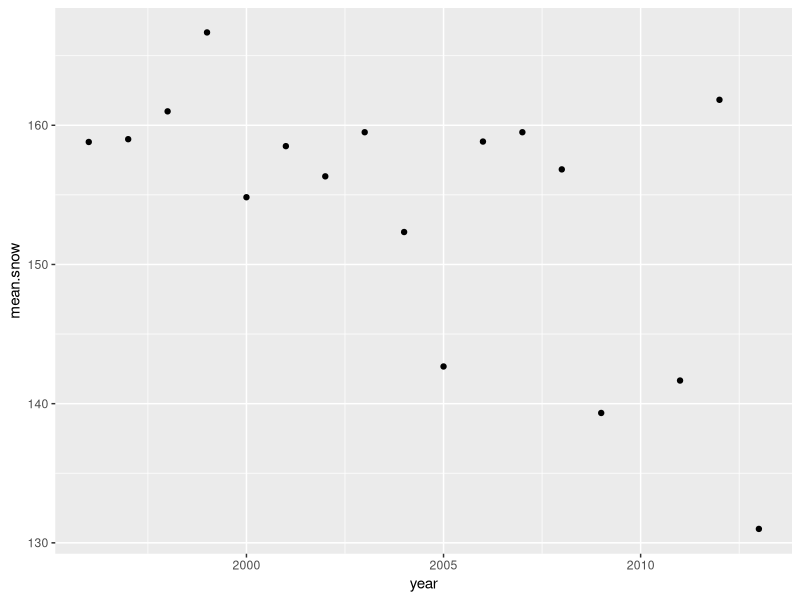
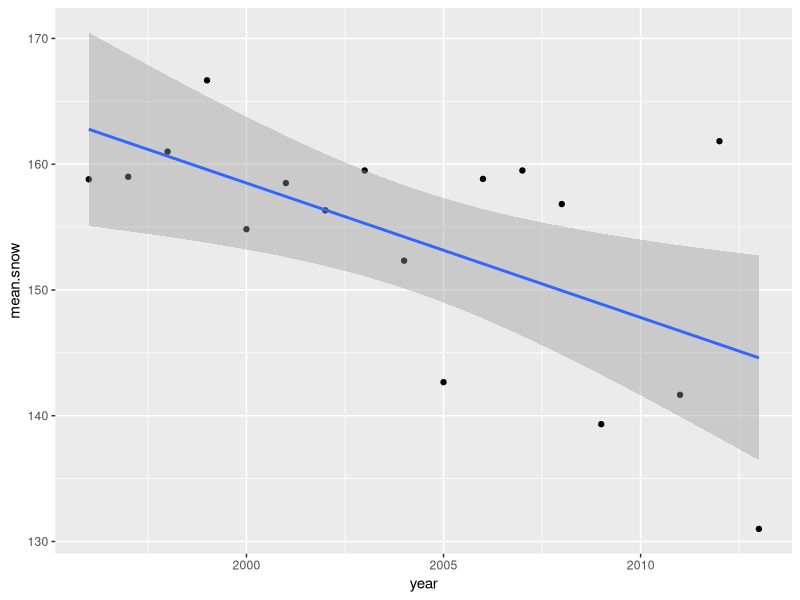
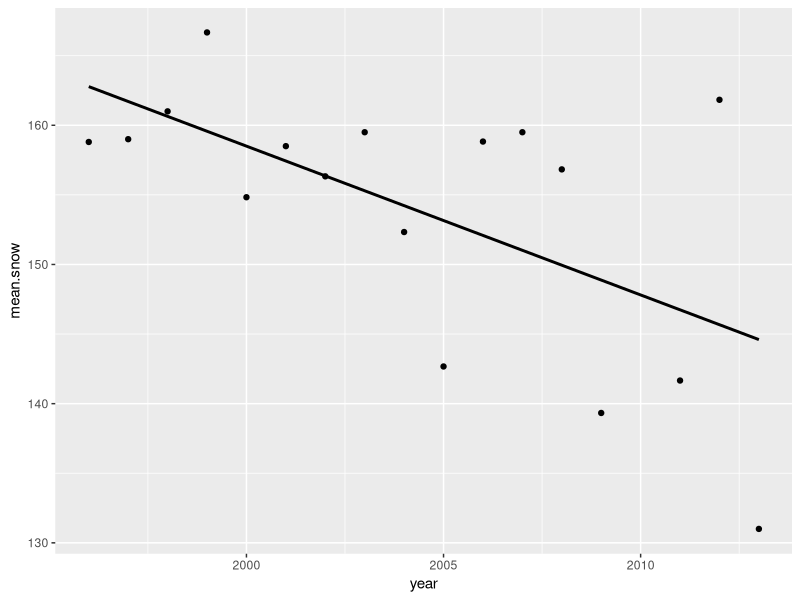
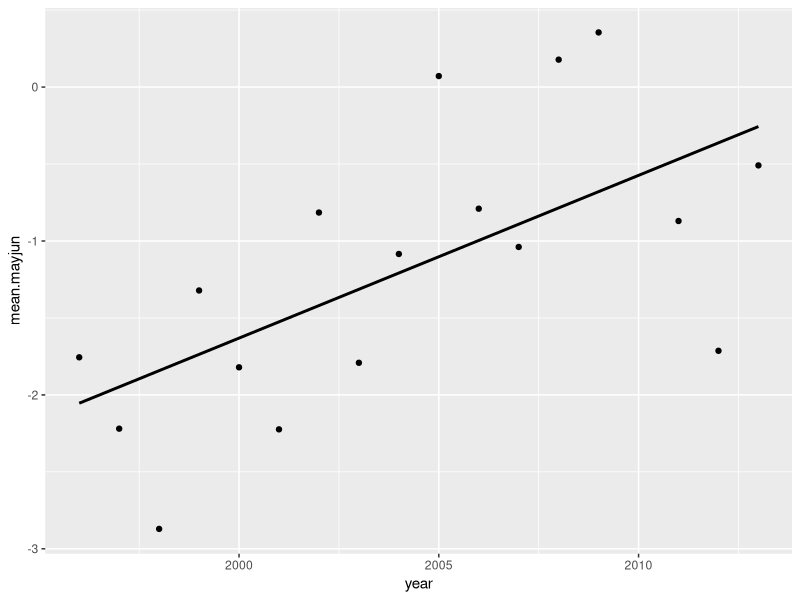
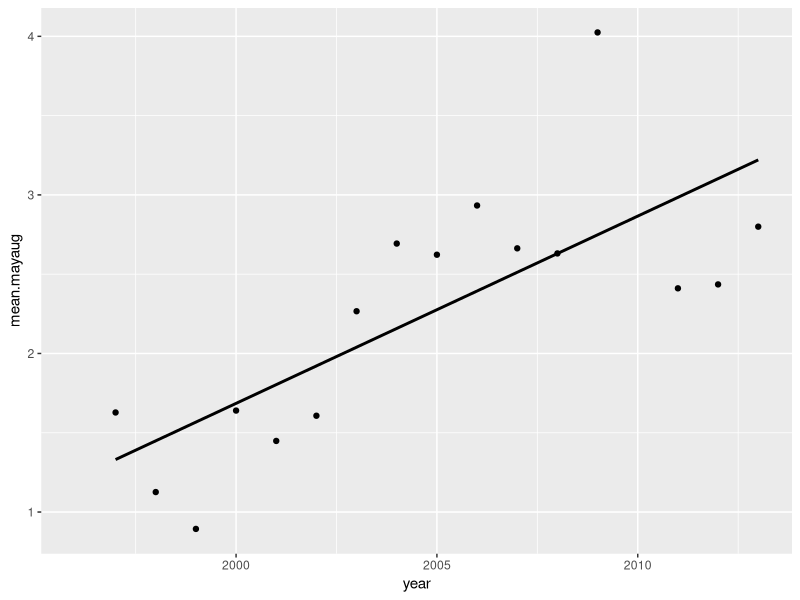
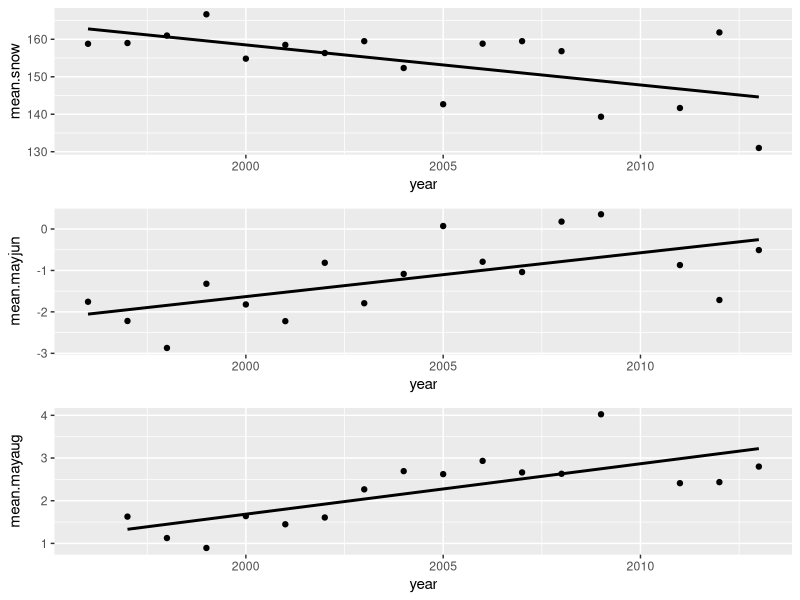
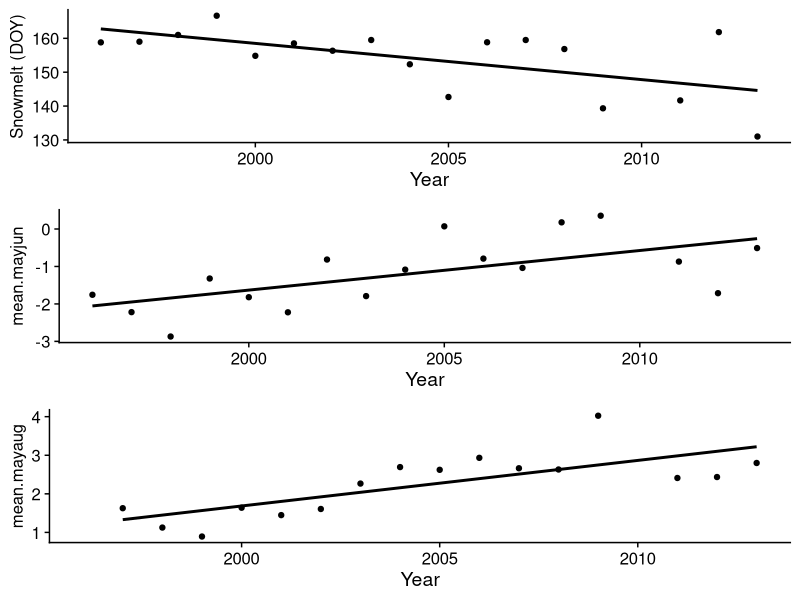

Source code (R) for these figures, in order: (Note: this script raises an error after producing the figures.)
## ---- chunk 1
library(knitr)
knitr::opts_chunk$set(tidy.opts=list(width.cutoff=60),tidy=TRUE)
## ---- chunk 2
#import the data
boloria=read.csv("data/boloria.csv")
colias=read.csv("data/colias.csv")
head(boloria) #look at one of the dataframes
## ---- chunk 3
library(tidyverse)
library(cowplot)
## ---- chunk 4
year.dat=boloria %>% group_by(year) %>% summarise(mean.snow=mean(snow), mean.mayjun=mean(mayjun), mean.mayaug=mean(mayaug.1))
year.dat
## ---- chunk 5
p1=ggplot(year.dat, aes(x=year, y=mean.snow)) +
  geom_point()
p1
## ---- chunk 6
p1=ggplot(year.dat, aes(x=year, y=mean.snow)) +
  geom_point() +
  stat_smooth(method="lm")
p1
## ---- chunk 7
p1=ggplot(year.dat, aes(x=year, y=mean.snow)) +
  geom_point() +
  stat_smooth(method="lm", se=FALSE, color="black")
p1
## ---- chunk 8
p2=ggplot(year.dat, aes(x=year, y=mean.mayjun)) +
  geom_point() +
  stat_smooth(method="lm", se=FALSE, color="black")
p2
## ---- chunk 9
p3=ggplot(year.dat, aes(x=year, y=mean.mayaug)) +
  geom_point() +
  stat_smooth(method="lm", se=FALSE, color="black")
p3
## ---- chunk 10
plot_grid(p1, p2, p3, align="v", nrow=3) 
## ---- chunk 11
p1=ggplot(year.dat, aes(x=year, y=mean.snow)) +
  geom_point() +
  stat_smooth(method="lm", se=FALSE, color="black") +
  theme_cowplot() +
  labs(y="Snowmelt (DOY)", x="Year") +
  theme(axis.title.y = element_text(size=12))

p2=ggplot(year.dat, aes(x=year, y=mean.mayjun)) +
  geom_point() +
  stat_smooth(method="lm", se=FALSE, color="black") +
  theme_cowplot() +
  labs(expression(paste("Average Temperature"["t"], 
    " ", (~degree * C))), x="Year") +
  theme(axis.title.y = element_text(size=12))

p3=ggplot(year.dat, aes(x=year, y=mean.mayaug)) +
  geom_point() +
  stat_smooth(method="lm", se=FALSE, color="black") +
  theme_cowplot() +
  labs(expression(paste("Average Temperature"["t-1"], " ", 
        (~degree * C))), x="Year") + 
  theme(axis.title.y = element_text(size=12))

plot_grid(p1, p2, p3, nrow=3)
## ---- chunk 12
fit.snow=lm(mean.snow~year, data=year.dat)
class(fit.snow)
## ---- chunk 13
summary(fit.snow)
## ---- chunk 14
knitr::include_graphics("images/Ex1_summary_fit.snow.png")
## ---- chunk 15
wl.colias=colias %>% group_by(year, sex) %>% summarise(mean.WL=mean(WL)) #calculate the mean of WL by year and sex for the colias dataset.
head(wl.colias)
## ---- chunk 16
ggplot(wl.colias, aes(x=year, y=mean.WL, group=sex)) +
  geom_point(aes(fill=sex), pch=21, size=2) +
  scale_fill_manual(values=c("black", "white")) +
  geom_path()
## ---- chunk 17
ggplot(wl.colias, aes(x=year, y=mean.WL, group=sex)) +
  geom_path() +
  geom_point(aes(fill=sex), pch=21, size=2) +
  scale_fill_manual(values=c("black", "white"))
## ---- chunk 18
sqrt(var(colias$WL)/length(colias$WL)) #the standard error of the mean of WL for the entire sample of Colias butterflies. 
## ---- chunk 19
se=function(x) {sqrt(var(x, na.rm=T)/length(which(is.na(x)==F)))} #create a new function called se() that will take a vector, x, and divide the variance of the vector by its length, then take its square-root.
## ---- chunk 20
se(colias$WL)
## ---- chunk 21
wl.colias=colias %>% group_by(year, sex) %>% summarise(mean.WL=mean(WL), se.WL=se(WL)) #calculate the mean of WL by year and sex for the colias dataset.
wl.colias
## ---- chunk 22
ggplot(wl.colias, aes(x=year, y=mean.WL, group=sex)) +
  geom_path() +
  geom_point(aes(fill=sex), pch=21, size=2) +
  scale_fill_manual(values=c("black", "white")) +
  geom_errorbar(aes(ymin=mean.WL-se.WL, ymax=mean.WL+se.WL))
## ---- chunk 23
p.2a=ggplot(wl.colias, aes(x=year, y=mean.WL, group=sex)) +
  geom_path() +
  geom_errorbar(aes(ymin=mean.WL-se.WL, ymax=mean.WL+se.WL), width=0.5) +
  geom_point(aes(fill=sex), pch=21, size=2) +
  scale_fill_manual(values=c("black", "white")) +
  theme_cowplot() +
  labs(y="Average Wing Length (mm)")
p.2a
## ---- chunk 24
wl.boloria=boloria %>% group_by(year, sex) %>% summarise(mean.WL=mean(WL), se.WL=se(WL)) #calculate the mean of WL by year and sex for the colias dataset.
wl.boloria
## ---- chunk 25
p.2b=ggplot(wl.boloria, aes(x=year, y=mean.WL, group=sex)) +
  geom_path() +
  geom_errorbar(aes(ymin=mean.WL-se.WL, ymax=mean.WL+se.WL), width=0.5) +
  geom_point(aes(fill=sex), pch=21, size=2) +
  scale_fill_manual(values=c("black", "white")) +
  theme_cowplot() +
  labs(y="Average Wing Length (mm)")
p.2b
## ---- chunk 26
wl.boloria=boloria %>% group_by(year, sex) %>% summarise(mean.WL=mean(WL, na.rm=T), se.WL=se(WL)) #calculate the mean of WL by year and sex for the colias dataset.

p.2b=ggplot(wl.boloria, aes(x=year, y=mean.WL, group=sex)) +
  geom_path() +
  geom_errorbar(aes(ymin=mean.WL-se.WL, ymax=mean.WL+se.WL), width=0.5) +
  geom_point(aes(fill=sex), pch=21, size=2) +
  scale_fill_manual(values=c("black", "white")) +
  theme_cowplot() +
  labs(y="Average Wing Length (mm)")
p.2b
## ---- chunk 27
p.2a=ggplot(wl.colias, aes(x=year, y=mean.WL, group=sex)) +
  geom_path(data=wl.colias %>% filter(year<2010)) +
  geom_path(data=wl.colias %>% filter(year>2010)) +
  geom_errorbar(aes(ymin=mean.WL-se.WL, ymax=mean.WL+se.WL), width=0.5) +
  geom_point(aes(fill=sex), pch=21, size=2) +
  scale_fill_manual(values=c("black", "white")) +
  theme_cowplot() +
  labs(y="Average Wing Length (mm)")
p.2a
## ---- chunk 28
p.2b=ggplot(wl.boloria, aes(x=year, y=mean.WL, group=sex)) +
  geom_path(data=wl.boloria %>% filter(year<2010)) +
  geom_path(data=wl.boloria %>% filter(year>2010)) +
  geom_errorbar(aes(ymin=mean.WL-se.WL, ymax=mean.WL+se.WL), width=0.5) +
  geom_point(aes(fill=sex), pch=21, size=2) +
  scale_fill_manual(values=c("black", "white")) +
  theme_cowplot() +
  labs(y="Average Wing Length (mm)")
p.2b
## ---- chunk 29
wl.colias %>% left_join(., year.dat)
## ---- chunk 30
wl.colias=wl.colias %>% left_join(., year.dat)
wl.boloria=wl.boloria %>% left_join(., year.dat)
## ---- chunk 31
ggplot(wl.colias, aes(x=mean.mayaug, y=mean.WL, fill=sex)) +
  geom_point(pch=21, size=2) +
  scale_fill_manual(values=c("black", "white")) +
  stat_smooth(method="lm", se=F, color="black") 
## ---- chunk 32
p.2c=ggplot(wl.colias, aes(x=mean.mayaug, y=mean.WL, fill=sex)) +
  geom_point(pch=21, size=2) +
  scale_fill_manual(values=c("black", "white")) +
  stat_smooth(method="lm", se=F, color="black") +
  theme_cowplot() +
  labs(x = "May-Aug temp (t-1)", y = "average wing length (mm)")
p.2c
## ---- chunk 33
p.2d=ggplot(wl.boloria, aes(x=mean.mayaug, y=mean.WL, fill=sex)) +
  geom_point(pch=21, size=2) +
  scale_fill_manual(values=c("black", "white")) +
  stat_smooth(method="lm", se=F, color="black") +
  theme_cowplot() +
  labs(x = "May-Aug temp (t-1)", y = "average wing length (mm)")
p.2d
## ---- chunk 34
plot_grid(p.2a, p.2c, p.2b, p.2d, nrow=2)

